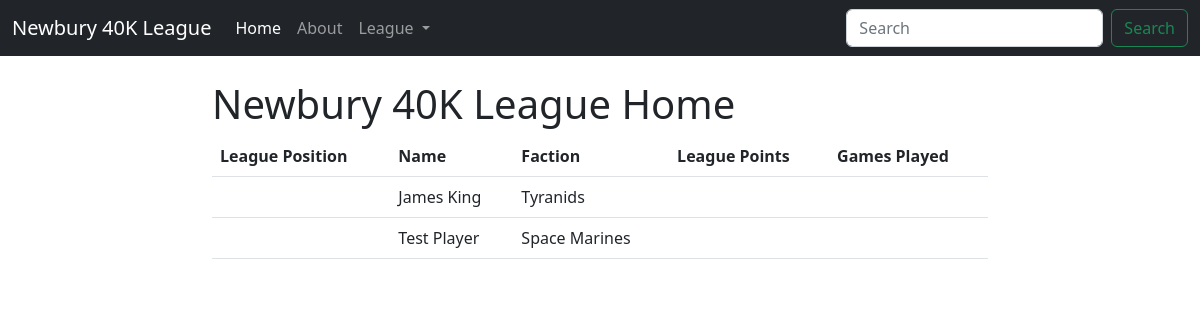
The app's page /, older data.
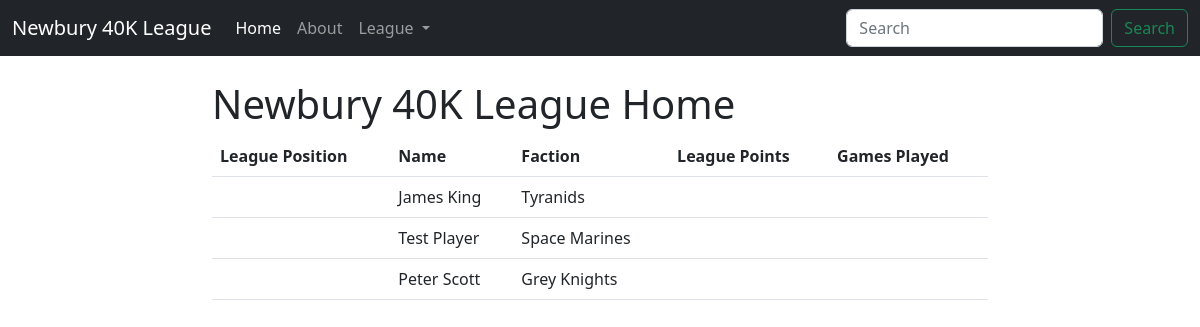
The same page, newer data.
### league/models.py (models this page shows, shortened)
class Player(models.Model):
    user_id = models.OneToOneField(User, on_delete=models.CASCADE)
    name = models.CharField(max_length=50)
    email = models.EmailField(max_length=100)
    faction = models.TextField()

### league/views.py (the view)
# urls.py: 2. Add a URL to urlpatterns:  path('', views.home, name='home')
def home(request):
    players = models.Player.objects.all()
    context = {
        'players': players
    }
    return render(request, "league/home.html", context)

### league/templates/league/home.html
{% extends 'league/base.html' %}
{% block content %}
<h1>Newbury 40K League Home</h1>
    <table class="table">
        <thead>
          <tr>
            <th scope="col">League Position</th>
            <th scope="col">Name</th>
            <th scope="col">Faction</th>
            <th scope="col">League Points</th>
            <th scope="col">Games Played</th>
          </tr>
        </thead>
        {% for player in players %}
        <tbody>
          <tr>
            <th scope="row">{{ player.league_position }}</th>
            <td>{{ player.name }}</td>
            <td>{{ player.faction }}</td>
            <td>{{ player.league_points }}</td>
            <td>{{ player.games_played }}</td>
          </tr>
        </tbody>
        {% endfor %}
      </table>
{% endblock content %}

Row changes from the older to the newer data that the page shows:
added Player: name "Peter Scott", faction "Grey Knights"
